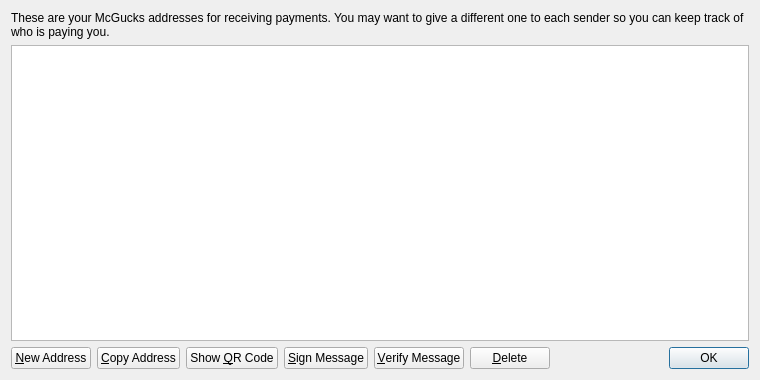
<?xml version="1.0" encoding="UTF-8"?>
<ui version="4.0">
 <class>AddressBookPage</class>
 <widget class="QWidget" name="AddressBookPage">
  <property name="geometry">
   <rect>
    <x>0</x>
    <y>0</y>
    <width>760</width>
    <height>380</height>
   </rect>
  </property>
  <property name="windowTitle">
   <string>Address Book</string>
  </property>
  <layout class="QVBoxLayout" name="verticalLayout">
   <item>
    <widget class="QLabel" name="labelExplanation">
     <property name="text">
      <string>These are your McGucks addresses for receiving payments. You may want to give a different one to each sender so you can keep track of who is paying you.</string>
     </property>
     <property name="textFormat">
      <enum>Qt::PlainText</enum>
     </property>
     <property name="wordWrap">
      <bool>true</bool>
     </property>
    </widget>
   </item>
   <item>
    <widget class="QTableView" name="tableView">
     <property name="contextMenuPolicy">
      <enum>Qt::CustomContextMenu</enum>
     </property>
     <property name="toolTip">
      <string>Double-click to edit address or label</string>
     </property>
     <property name="tabKeyNavigation">
      <bool>false</bool>
     </property>
     <property name="alternatingRowColors">
      <bool>true</bool>
     </property>
     <property name="selectionMode">
      <enum>QAbstractItemView::SingleSelection</enum>
     </property>
     <property name="selectionBehavior">
      <enum>QAbstractItemView::SelectRows</enum>
     </property>
     <property name="sortingEnabled">
      <bool>true</bool>
     </property>
     <attribute name="verticalHeaderVisible">
      <bool>false</bool>
     </attribute>
    </widget>
   </item>
   <item>
    <layout class="QHBoxLayout" name="horizontalLayout">
     <item>
      <widget class="QPushButton" name="newAddressButton">
       <property name="toolTip">
        <string>Create a new address</string>
       </property>
       <property name="text">
        <string>&amp;New Address</string>
       </property>
       <property name="icon">
        <iconset resource="../bitcoin.qrc">
         <normaloff>:/icons/add</normaloff>:/icons/add</iconset>
       </property>
      </widget>
     </item>
     <item>
      <widget class="QPushButton" name="copyToClipboard">
       <property name="toolTip">
        <string>Copy the currently selected address to the system clipboard</string>
       </property>
       <property name="text">
        <string>&amp;Copy Address</string>
       </property>
       <property name="icon">
        <iconset resource="../bitcoin.qrc">
         <normaloff>:/icons/editcopy</normaloff>:/icons/editcopy</iconset>
       </property>
      </widget>
     </item>
     <item>
      <widget class="QPushButton" name="showQRCode">
       <property name="text">
        <string>Show &amp;QR Code</string>
       </property>
       <property name="icon">
        <iconset resource="../bitcoin.qrc">
         <normaloff>:/icons/qrcode</normaloff>:/icons/qrcode</iconset>
       </property>
      </widget>
     </item>
     <item>
      <widget class="QPushButton" name="signMessage">
       <property name="toolTip">
        <string>Sign a message to prove you own a Bitcoin address</string>
       </property>
       <property name="text">
        <string>&amp;Sign Message</string>
       </property>
       <property name="icon">
        <iconset resource="../bitcoin.qrc">
         <normaloff>:/icons/edit</normaloff>:/icons/edit</iconset>
       </property>
      </widget>
     </item>
     <item>
      <widget class="QPushButton" name="verifyMessage">
       <property name="toolTip">
        <string>Verify a message to ensure it was signed with a specified Bitcoin address</string>
       </property>
       <property name="text">
        <string>&amp;Verify Message</string>
       </property>
       <property name="icon">
        <iconset resource="../bitcoin.qrc">
         <normaloff>:/icons/transaction_0</normaloff>:/icons/transaction_0</iconset>
       </property>
      </widget>
     </item>
     <item>
      <widget class="QPushButton" name="deleteButton">
       <property name="toolTip">
        <string>Delete the currently selected address from the list. Only sending addresses can be deleted.</string>
       </property>
       <property name="text">
        <string>&amp;Delete</string>
       </property>
       <property name="icon">
        <iconset resource="../bitcoin.qrc">
         <normaloff>:/icons/remove</normaloff>:/icons/remove</iconset>
       </property>
      </widget>
     </item>
     <item>
      <spacer name="horizontalSpacer">
       <property name="orientation">
        <enum>Qt::Horizontal</enum>
       </property>
       <property name="sizeHint" stdset="0">
        <size>
         <width>40</width>
         <height>20</height>
        </size>
       </property>
      </spacer>
     </item>
     <item>
      <widget class="QDialogButtonBox" name="buttonBox">
       <property name="sizePolicy">
        <sizepolicy hsizetype="Maximum" vsizetype="Fixed">
         <horstretch>0</horstretch>
         <verstretch>0</verstretch>
        </sizepolicy>
       </property>
       <property name="standardButtons">
        <set>QDialogButtonBox::Ok</set>
       </property>
      </widget>
     </item>
    </layout>
   </item>
  </layout>
 </widget>
 <resources>
  <include location="../bitcoin.qrc"/>
 </resources>
 <connections/>
</ui>
